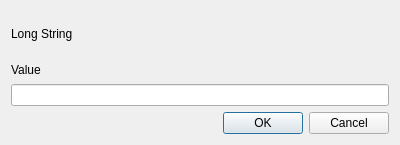
<?xml version="1.0" encoding="UTF-8"?>
<ui version="4.0">
 <class>LongStringDialog</class>
 <widget class="QDialog" name="LongStringDialog">
  <property name="geometry">
   <rect>
    <x>0</x>
    <y>0</y>
    <width>400</width>
    <height>145</height>
   </rect>
  </property>
  <property name="windowTitle">
   <string>LongStringDialog</string>
  </property>
  <layout class="QVBoxLayout" name="verticalLayout_3">
   <item>
    <layout class="QVBoxLayout" name="verticalLayout_2">
     <item>
      <widget class="QLabel" name="labelDescription">
       <property name="text">
        <string>Long String </string>
       </property>
      </widget>
     </item>
     <item>
      <layout class="QVBoxLayout" name="verticalLayout">
       <item>
        <widget class="QLabel" name="labelValue">
         <property name="text">
          <string>Value</string>
         </property>
        </widget>
       </item>
       <item>
        <widget class="QLineEdit" name="lineEditValue"/>
       </item>
      </layout>
     </item>
     <item>
      <layout class="QHBoxLayout" name="horizontalLayout">
       <item>
        <spacer name="horizontalSpacer">
         <property name="orientation">
          <enum>Qt::Horizontal</enum>
         </property>
         <property name="sizeHint" stdset="0">
          <size>
           <width>40</width>
           <height>20</height>
          </size>
         </property>
        </spacer>
       </item>
       <item>
        <widget class="QPushButton" name="pushButtonOK">
         <property name="text">
          <string>OK</string>
         </property>
        </widget>
       </item>
       <item>
        <widget class="QPushButton" name="pushButtonCancel">
         <property name="text">
          <string>Cancel</string>
         </property>
        </widget>
       </item>
      </layout>
     </item>
    </layout>
   </item>
  </layout>
 </widget>
 <layoutdefault spacing="6" margin="11"/>
 <resources/>
 <connections>
  <connection>
   <sender>pushButtonCancel</sender>
   <signal>clicked()</signal>
   <receiver>LongStringDialog</receiver>
   <slot>reject()</slot>
   <hints>
    <hint type="sourcelabel">
     <x>348</x>
     <y>118</y>
    </hint>
    <hint type="destinationlabel">
     <x>353</x>
     <y>250</y>
    </hint>
   </hints>
  </connection>
  <connection>
   <sender>pushButtonOK</sender>
   <signal>clicked()</signal>
   <receiver>LongStringDialog</receiver>
   <slot>onOKPressed()</slot>
   <hints>
    <hint type="sourcelabel">
     <x>272</x>
     <y>119</y>
    </hint>
    <hint type="destinationlabel">
     <x>278</x>
     <y>149</y>
    </hint>
   </hints>
  </connection>
 </connections>
 <slots>
  <slot>onOKPressed()</slot>
 </slots>
</ui>
